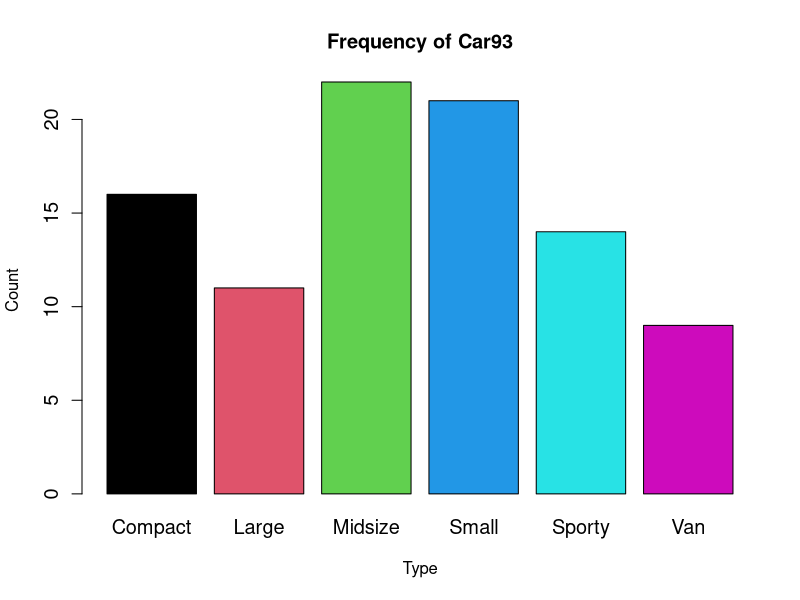
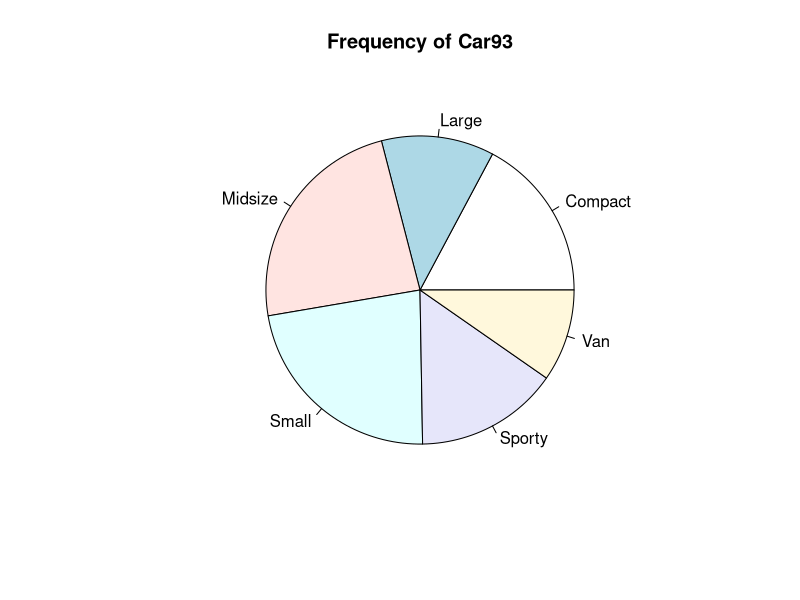
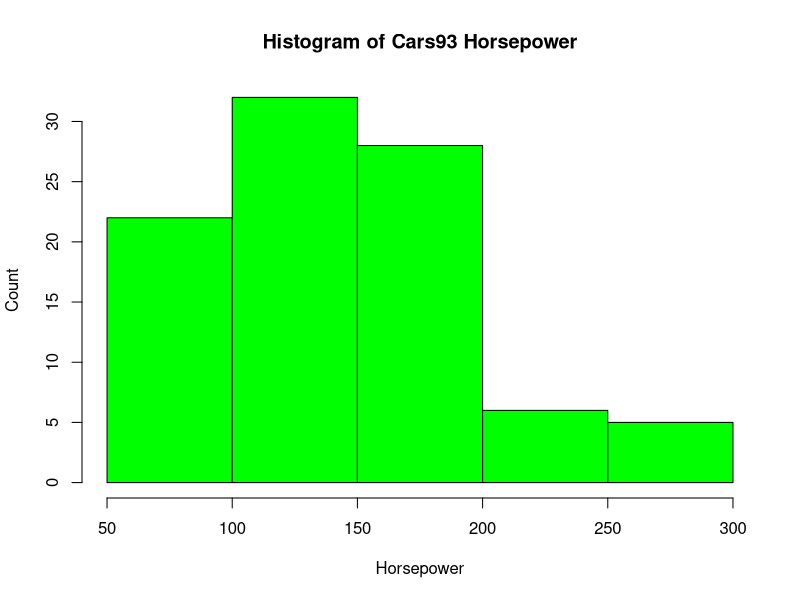
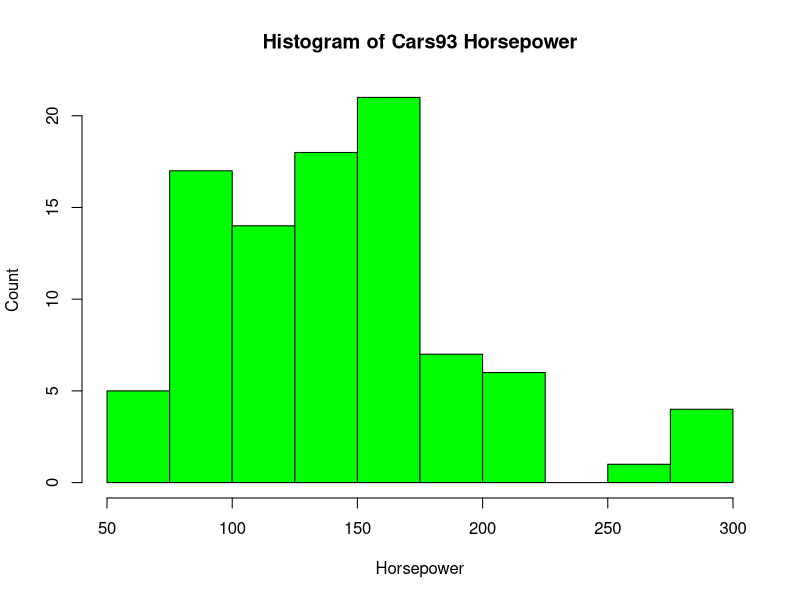
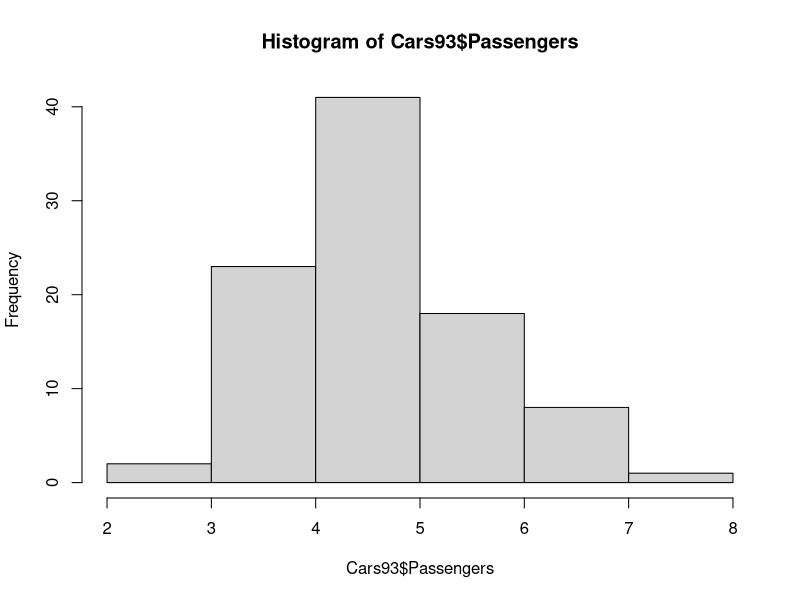
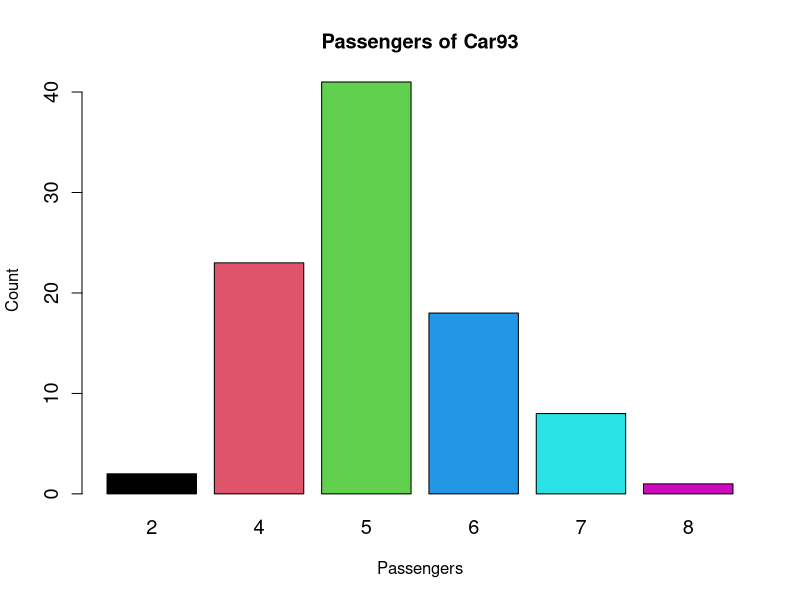
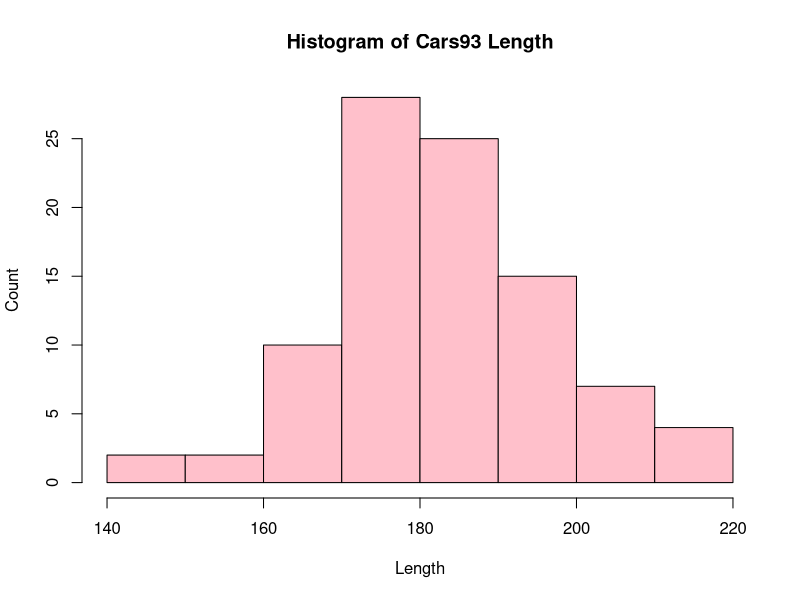

Reproduce these figures in R, in order.
## ---- chunk 1
# Your code goes here
## ---- chunk 2
library(MASS)
data(Cars93)
## ---- chunk 3
head(Cars93)
## ---- chunk 4
table(Cars93$Type)
table(Cars93$Type)/nrow(Cars93)
round(table(Cars93$Type)/nrow(Cars93),3)
## ---- chunk 5
barplot(table(Cars93$Type),ylab="Count",xlab="Type",col=1:6,main="Frequency of Car93",cex.axis=1.2,cex.names=1.2)
## ---- chunk 6
pie(table(Cars93$Type),main="Frequency of Car93",cex.axis=1.2,cex.names=1.2)
## ---- chunk 7
hist((Cars93$Horsepower),xlab="Horsepower",ylab="Count",col="green",main="Histogram of Cars93 Horsepower",cex=1.2)
## ---- chunk 8
hist((Cars93$Horsepower),xlab="Horsepower",ylab="Count",col="green",main="Histogram of Cars93 Horsepower",cex=1.2,breaks=c(50,75,100,125,150,175,200,225,250,275,300))
## ---- chunk 9
sqrt(nrow(Cars93))
## ---- chunk 10
hist(Cars93$Passengers)
## ---- chunk 11
barplot(table(Cars93$Passengers),ylab="Count",xlab="Passengers",col=1:6,main="Passengers of Car93",cex.axis=1.2,cex.names=1.2)

#This bar plot should show the frequency of cars that carry 1 and 3 passengers as 0 (-2)
## ---- chunk 12
hist(Cars93$Length,xlab="Length",ylab="Count",col="pink",main="Histogram of Cars93 Length",cex=1.2)
## ---- chunk 13
mean(Cars93$Length)
median(Cars93$Length)
